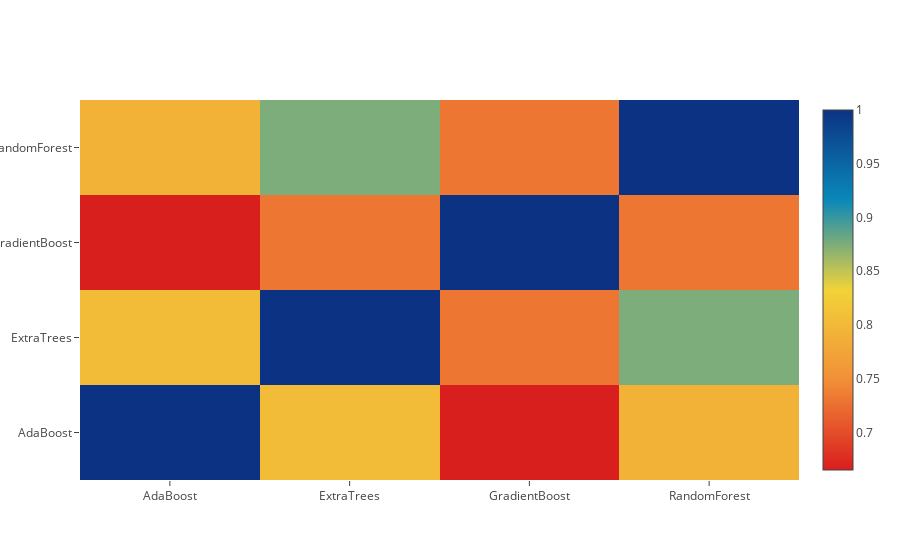

The cell this chart's notebook holds for it:
### Markdown cell above
**Correlation Heatmap of the Second Level Training set**

### Code cell
data = [
    go.Heatmap(
        z= base_predictions_train.astype(float).corr().values ,
        x=base_predictions_train.columns.values,
        y= base_predictions_train.columns.values,
          colorscale='Portland',
            showscale=True,
            reversescale = True
    )
]
py.iplot(data, filename='labelled-heatmap')

### Figure 1 — Plotly figure (JSON) as saved in the notebook; plotly's stock layout.template omitted (floating-point values rounded to 4 significant figures)
{"data": [{"colorscale": "Portland", "reversescale": true, "showscale": true, "type": "heatmap", "x": ["AdaBoost", "ExtraTrees", "GradientBoost", "RandomForest"], "y": ["AdaBoost", "ExtraTrees", "GradientBoost", "RandomForest"], "z": [[1.0, 0.8043, 0.665, 0.7924], [0.8043, 1.0, 0.7304, 0.8751], [0.665, 0.7304, 1.0, 0.7303], [0.7924, 0.8751, 0.7303, 1.0]]}], "layout": {}}
